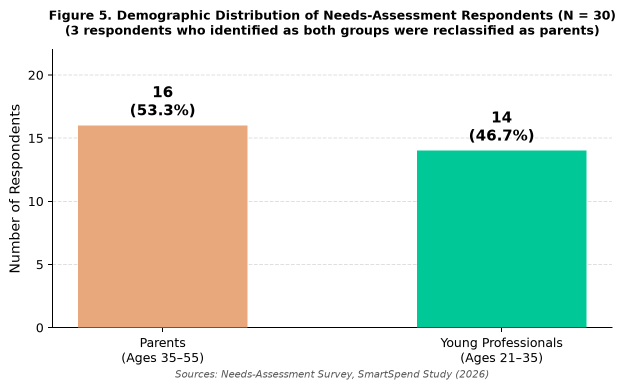
#> input picture .agents/tasks/smartspend-final-revision/figures/fig5_demographic.png, 1249 x 778 px, found by its file name (shown at 1/2 size)
$ python fix_figures2.py
#> lines starting #> are read from the running program, lines starting #| are printed output that depends on the picture
"""
Fix remaining issues:
1. fig5: crop more from top (still has subtitle line remnant)
2. fig4: manually crop bottom caption box (auto-detect failed)
Then reinsert both into DOCX.
"""
import os
from PIL import Image
import numpy as np
from docx import Document
from docx.oxml.ns import qn

FIGURES_DIR = r"c:\xampp\htdocs\smartspend_app\.agents\tasks\smartspend-final-revision\figures"
FIXED_DIR   = os.path.join(FIGURES_DIR, "fixed")
DOCX_PATH   = r"c:\xampp\htdocs\smartspend_app\docs\handsoff\1_MAIN_MANUSCRIPT_FINAL.docx"

# ── Fix fig5: scan more carefully for subtitle remnant ──────────────────────
img5 = Image.open(os.path.join(FIGURES_DIR, "fig5_demographic.png"))
#> img5 is the input picture: PIL image 1249x778 RGBA; mean R, G, B, A 212.2, 227.9, 215.5, 255
w5, h5 = img5.size
#> w5 = 1249; h5 = 778
arr5 = np.array(img5.convert("L"))
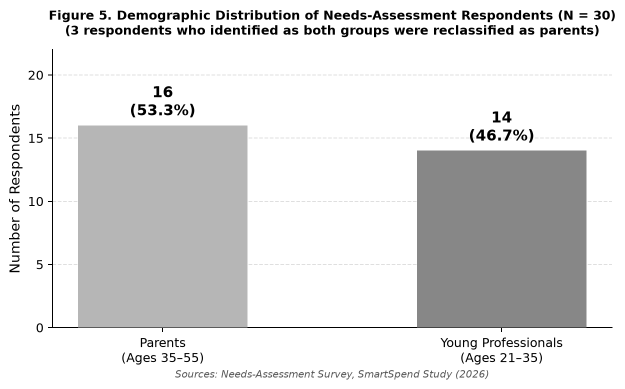
#> arr5: shape (778, 1249) (shown at 1/2 size); min 0, max 255, mean 221.8
print(f"fig5 original: {w5}x{h5}")
#| fig5 original: 1249x778

# Scan for the first row that is truly blank (all near-white)
# then find the first content row after that blank gap
blank_rows = []
for r in range(0, 200):
    density = np.mean(arr5[r] < 200)
    blank_rows.append((r, density))
#> this loop made 200 passes
#> density on passes 1 to 3: 0, 0, 0
#> after the loop, blank_rows = 200 pairs, first value 0 to 199, second value 0 to 0.615

print("Row densities (top 150):")
for r, d in blank_rows[:150:3]:
    print(f"  row {r:3d}: {d:.3f} {'*' if d < 0.01 else ''}")
#> this loop made 50 passes
#> (r, d) on passes 1 to 12: (0, 0), (3, 0), (6, 0), (9, 0), (12, 0), (15, 0), (18, 0), (21, 0.137), (24, 0.145), (27, 0.585), (30, 0.49), (33, 0.51)
#|   row   0: 0.000 *
#|   row   3: 0.000 *
#|   row   6: 0.000 *
#|   row   9: 0.000 *
#|   row  12: 0.000 *
#|   row  15: 0.000 *
#|   row  18: 0.000 *
#|   row  21: 0.137
#> (further printed lines are left out)

# Find the last title/subtitle row by looking for a substantial white gap
# Title lines are dark, then there's a white gap, then the chart starts
# We want to crop everything above the chart content
# Strategy: find longest white gap in first 150 rows, crop at gap start
prev_had_content = False
gap_start = 0
best_gap_start = 0
best_gap_len = 0
gap_len = 0
for r in range(0, 160):
    d = np.mean(arr5[r] < 200)
    if d < 0.015:  # essentially blank row
        if not prev_had_content:
            gap_start = r
            gap_len = 0
        gap_len += 1
        prev_had_content = False
    else:
        if gap_len > best_gap_len:
            best_gap_len = gap_len
            best_gap_start = gap_start
        prev_had_content = True
        gap_len = 0
#> this loop made 160 passes
#> after the loop, best_gap_len = 1; best_gap_start = 19

print(f"\nBest gap: starts at row {best_gap_start}, length {best_gap_len}")
#| Best gap: starts at row 19, length 1
# Crop at the END of the best gap (where chart content starts)
crop_top5 = best_gap_start + best_gap_len
#> crop_top5 = 20
# Safety: ensure we're at least past row 85
crop_top5 = max(crop_top5, 85)
#> crop_top5 = 85
print(f"Cropping fig5 at row {crop_top5}")
#| Cropping fig5 at row 85
img5_fixed = img5.crop((0, crop_top5, w5, h5))
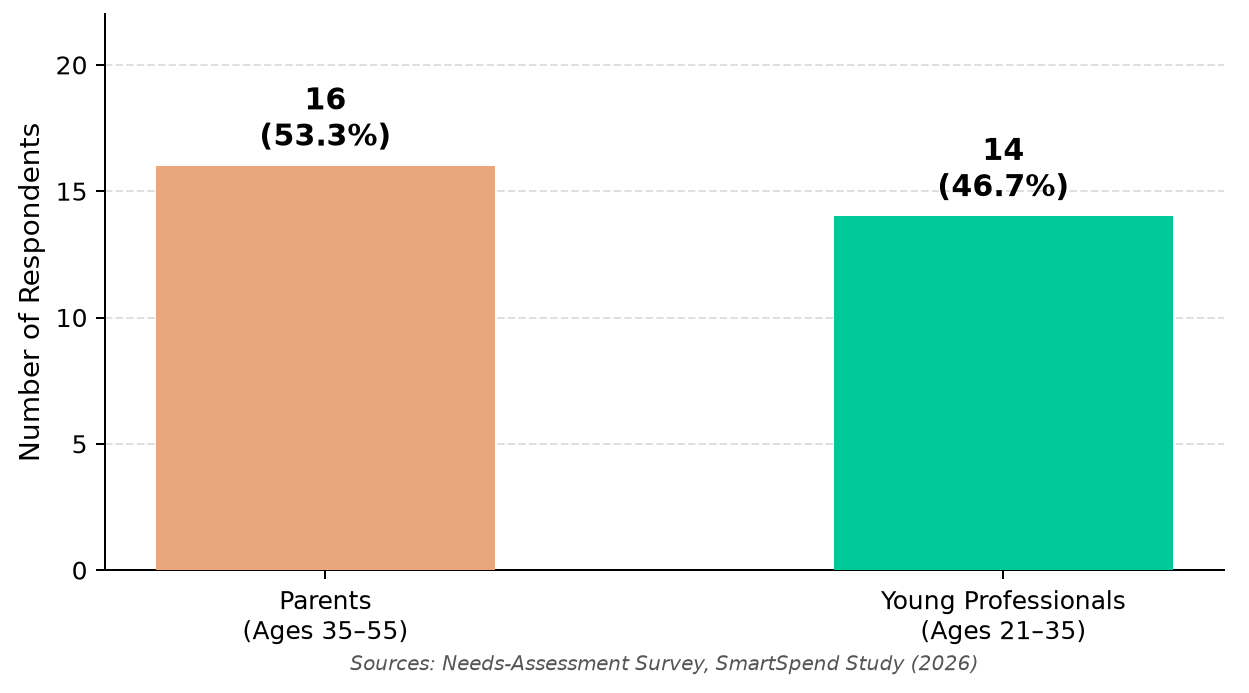
#> img5_fixed: PIL image 1249x693 RGBA; mean R, G, B, A 211.8, 229.4, 215.5, 255
print(f"fig5 fixed size: {img5_fixed.size}")
#| fig5 fixed size: (1249, 693)
img5_fixed.save(os.path.join(FIXED_DIR, "fig5_demographic.png"), dpi=(150,150))

# ── Fix fig4: scan for bottom caption box boundary ──────────────────────────
img4 = Image.open(os.path.join(FIGURES_DIR, "fig4_kanban.png"))
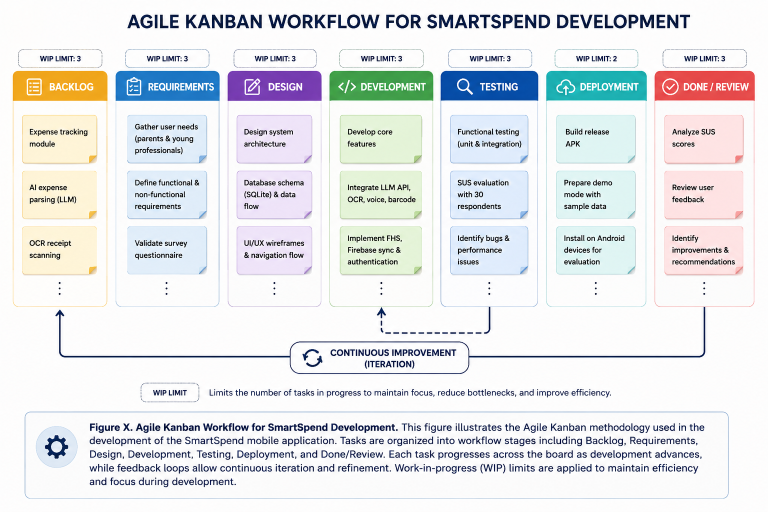
#> input picture .agents/tasks/smartspend-final-revision/figures/fig4_kanban.png, 1536 x 1024 px, found by its file name (shown at 1/2 size)
#> img4 is the input picture: PIL image 1536x1024 RGB; mean R, G, B 229.1, 230.8, 232.6
w4, h4 = img4.size
#> w4 = 1536; h4 = 1024
print(f"\nfig4 original: {w4}x{h4}")
#| fig4 original: 1536x1024

# The caption box has a light blue/grey background
# Scan from bottom upward looking for a row of consistent near-white
arr4_rgb = np.array(img4.convert("RGB"))

# Check bottom 400 rows for a near-white separator
print("Bottom 400 rows brightness scan:")
for r in range(h4-400, h4, 5):
    row = arr4_rgb[r]
    brightness = np.mean(row)
    r_mean = np.mean(row[:,0])
    g_mean = np.mean(row[:,1])
    b_mean = np.mean(row[:,2])
    print(f"  row {r:4d}: brightness={brightness:.1f} RGB=({r_mean:.0f},{g_mean:.0f},{b_mean:.0f})")
#> this loop made 80 passes
#> (brightness, r_mean, g_mean, b_mean) on passes 1 to 12: (249.1, 248.8, 248.8, 249.7), (248.3, 248.1, 247.9, 248.9), (250.9, 251, 250.7, 251.1), (251.4, 251.6, 251.2, 251.5), (251, 251.1, 250.8, 251.1), (251, 251.1, 250.8, 251.1), (251.4, 251.5, 251.1, 251.4), (250.9, 251, 250.6, 251.1), (243.3, 242.5, 242.7, 244.6), (251.2, 251.4, 251, 251.3), (251.9, 252.1, 251.8, 251.9), (252, 252.3, 251.8, 251.8)
#|   row  624: brightness=249.1 RGB=(249,249,250)
#|   row  629: brightness=248.3 RGB=(248,248,249)
#|   row  634: brightness=250.9 RGB=(251,251,251)
#|   row  639: brightness=251.4 RGB=(252,251,251)
#|   row  644: brightness=251.0 RGB=(251,251,251)
#|   row  649: brightness=251.0 RGB=(251,251,251)
#|   row  654: brightness=251.4 RGB=(252,251,251)
#|   row  659: brightness=250.9 RGB=(251,251,251)
#> (further printed lines are left out)
